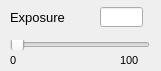
            <widget class="QWidget" name="DAQBehCamPanel" native="true">
             <property name="geometry">
              <rect>
               <x>145</x>
               <y>15</y>
               <width>161</width>
               <height>71</height>
              </rect>
             </property>
             <property name="sizePolicy">
              <sizepolicy hsizetype="Fixed" vsizetype="Fixed">
               <horstretch>0</horstretch>
               <verstretch>0</verstretch>
              </sizepolicy>
             </property>
             <widget class="QLabel" name="label_162">
              <property name="geometry">
               <rect>
                <x>10</x>
                <y>50</y>
                <width>21</width>
                <height>21</height>
               </rect>
              </property>
              <property name="sizePolicy">
               <sizepolicy hsizetype="Fixed" vsizetype="Fixed">
                <horstretch>0</horstretch>
                <verstretch>0</verstretch>
               </sizepolicy>
              </property>
              <property name="font">
               <font>
                <family>Arial</family>
                <pointsize>8</pointsize>
               </font>
              </property>
              <property name="layoutDirection">
               <enum>Qt::LeftToRight</enum>
              </property>
              <property name="text">
               <string>0</string>
              </property>
              <property name="alignment">
               <set>Qt::AlignLeading|Qt::AlignLeft|Qt::AlignVCenter</set>
              </property>
             </widget>
             <widget class="QLineEdit" name="DAQBehExposureValue">
              <property name="geometry">
               <rect>
                <x>100</x>
                <y>7</y>
                <width>43</width>
                <height>20</height>
               </rect>
              </property>
              <property name="sizePolicy">
               <sizepolicy hsizetype="Fixed" vsizetype="Fixed">
                <horstretch>0</horstretch>
                <verstretch>0</verstretch>
               </sizepolicy>
              </property>
              <property name="minimumSize">
               <size>
                <width>43</width>
                <height>20</height>
               </size>
              </property>
              <property name="font">
               <font>
                <family>Arial</family>
               </font>
              </property>
             </widget>
             <widget class="QSlider" name="DAQBehExposureSlider">
              <property name="geometry">
               <rect>
                <x>10</x>
                <y>40</y>
                <width>140</width>
                <height>10</height>
               </rect>
              </property>
              <property name="sizePolicy">
               <sizepolicy hsizetype="Fixed" vsizetype="Fixed">
                <horstretch>0</horstretch>
                <verstretch>0</verstretch>
               </sizepolicy>
              </property>
              <property name="minimumSize">
               <size>
                <width>140</width>
                <height>10</height>
               </size>
              </property>
              <property name="maximumSize">
               <size>
                <width>140</width>
                <height>10</height>
               </size>
              </property>
              <property name="cursor">
               <cursorShape>PointingHandCursor</cursorShape>
              </property>
              <property name="orientation">
               <enum>Qt::Horizontal</enum>
              </property>
             </widget>
             <widget class="QLabel" name="label_163">
              <property name="geometry">
               <rect>
                <x>120</x>
                <y>50</y>
                <width>31</width>
                <height>21</height>
               </rect>
              </property>
              <property name="sizePolicy">
               <sizepolicy hsizetype="Fixed" vsizetype="Fixed">
                <horstretch>0</horstretch>
                <verstretch>0</verstretch>
               </sizepolicy>
              </property>
              <property name="font">
               <font>
                <family>Arial</family>
                <pointsize>8</pointsize>
               </font>
              </property>
              <property name="layoutDirection">
               <enum>Qt::LeftToRight</enum>
              </property>
              <property name="text">
               <string>100</string>
              </property>
              <property name="alignment">
               <set>Qt::AlignLeading|Qt::AlignLeft|Qt::AlignVCenter</set>
              </property>
             </widget>
             <widget class="QLabel" name="label_164">
              <property name="geometry">
               <rect>
                <x>10</x>
                <y>7</y>
                <width>71</width>
                <height>21</height>
               </rect>
              </property>
              <property name="sizePolicy">
               <sizepolicy hsizetype="Fixed" vsizetype="Fixed">
                <horstretch>0</horstretch>
                <verstretch>0</verstretch>
               </sizepolicy>
              </property>
              <property name="font">
               <font>
                <family>Arial</family>
                <pointsize>10</pointsize>
               </font>
              </property>
              <property name="text">
               <string>Exposure</string>
              </property>
             </widget>
            </widget>
